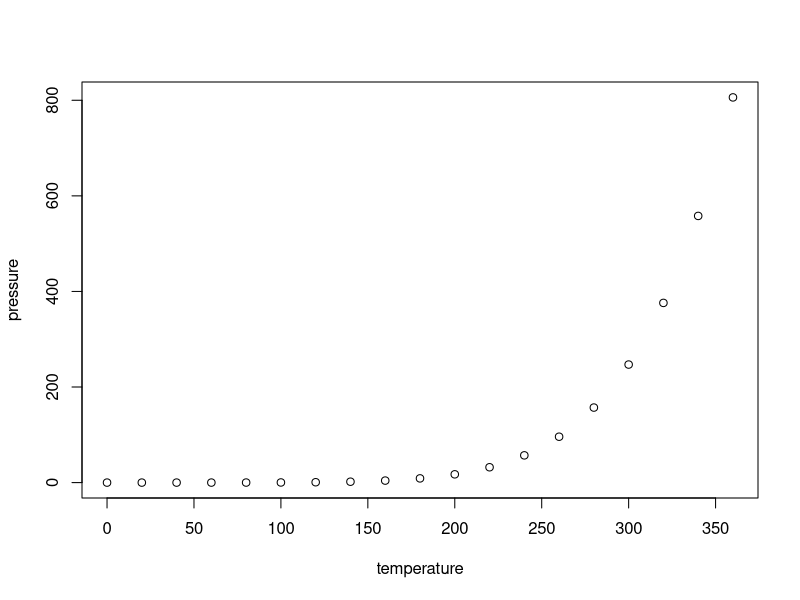
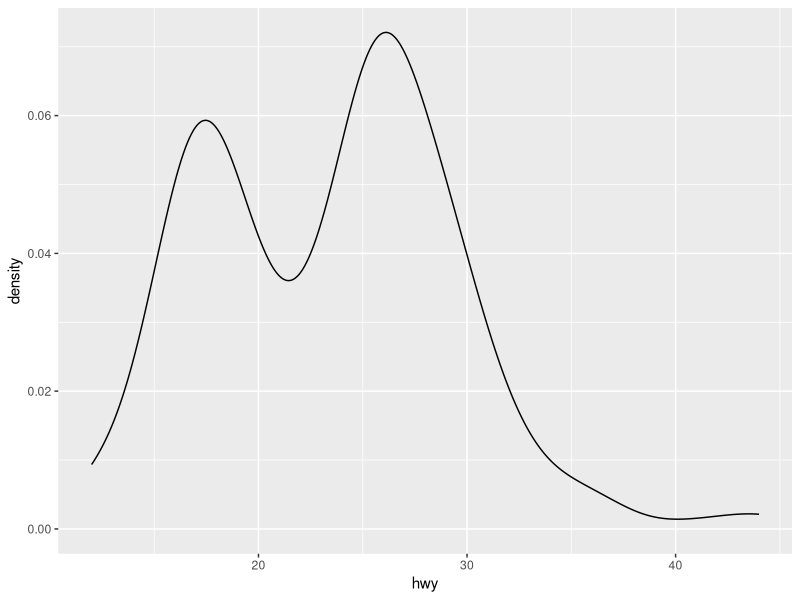

The R script that drew these images, in order:
## ---- chunk 1
knitr::opts_chunk$set(echo = TRUE)
## ---- chunk 2
summary(cars)
## ---- chunk 3
plot(pressure)
## ---- chunk 4
# this is a comment
library(ggplot2)

ggplot(data = mpg, aes(x = hwy)) + geom_density()
## ---- chunk 5

